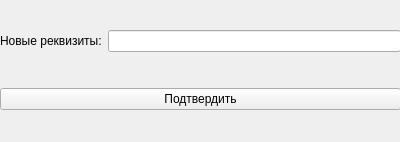
<?xml version="1.0" encoding="UTF-8"?>
<ui version="4.0">
 <class>OrderNameChanging</class>
 <widget class="QWidget" name="OrderNameChanging">
  <property name="geometry">
   <rect>
    <x>0</x>
    <y>0</y>
    <width>400</width>
    <height>142</height>
   </rect>
  </property>
  <property name="windowTitle">
   <string>Form</string>
  </property>
  <widget class="QWidget" name="gridLayoutWidget">
   <property name="geometry">
    <rect>
     <x>0</x>
     <y>0</y>
     <width>401</width>
     <height>141</height>
    </rect>
   </property>
   <layout class="QGridLayout" name="gridLayout">
    <item row="0" column="0">
     <widget class="QLabel" name="label">
      <property name="text">
       <string>Новые реквизиты:</string>
      </property>
     </widget>
    </item>
    <item row="0" column="1">
     <widget class="QLineEdit" name="lineEdit"/>
    </item>
    <item row="1" column="0" colspan="2">
     <widget class="QPushButton" name="pushButton">
      <property name="text">
       <string>Подтвердить</string>
      </property>
     </widget>
    </item>
   </layout>
  </widget>
 </widget>
 <resources/>
 <connections/>
</ui>
